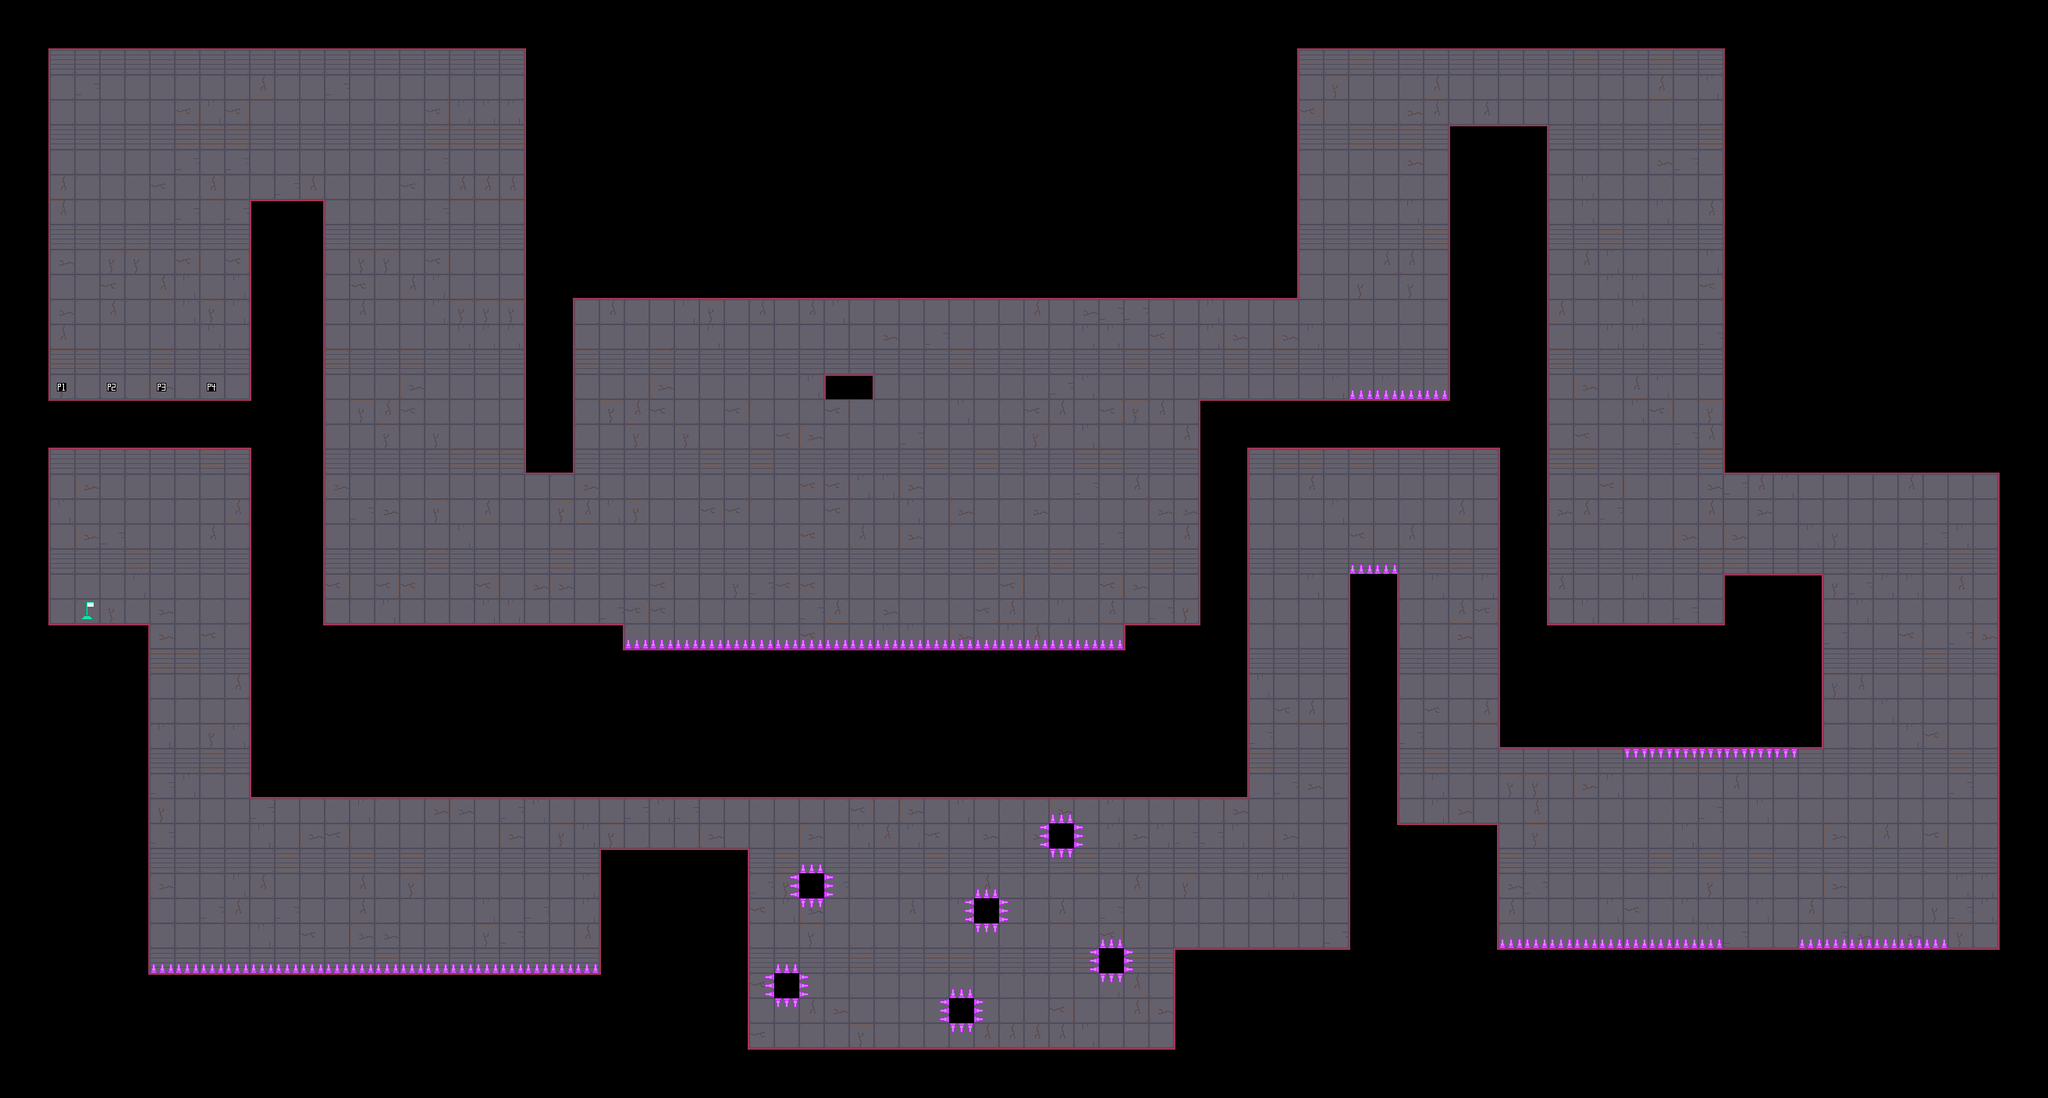

A level layout from a 2D game, rendered from its tile map. Below: a short description, then the map file with tile-grid data replaced by summaries:
An orthogonal 82x44 tile map with 32x32 px tiles, 3 tile layers (Tiles, Walls, Ingredients), 1 hidden layer not drawn, 2 tilesets.

<map version="1.0" orientation="orthogonal" renderorder="right-down" width="82" height="44" tilewidth="32" tileheight="32" backgroundcolor="#353b9f" nextobjectid="1">
 <tileset firstgid="1" source="../Ingredients.tsx" />
 <tileset firstgid="71" source="../Tiles.tsx" />
 <layer name="Tiles" width="82" height="44">
  <data>[3608 cells, 3360 non-empty, 5 distinct tile ids]</data>
 </layer>
 <layer name="Walls" width="82" height="44">
  <data>[3608 cells, 1859 non-empty, 4 distinct tile ids]</data>
 </layer>
 <layer name="Railing" width="82" height="44" visible="0" opacity="0.9">
  <data>[3608 cells, 8 non-empty, 3 distinct tile ids]</data>
 </layer>
 <layer name="Ingredients" width="82" height="44">
  <data>[3608 cells, 95 non-empty, 6 distinct tile ids]</data>
 </layer>
</map>
